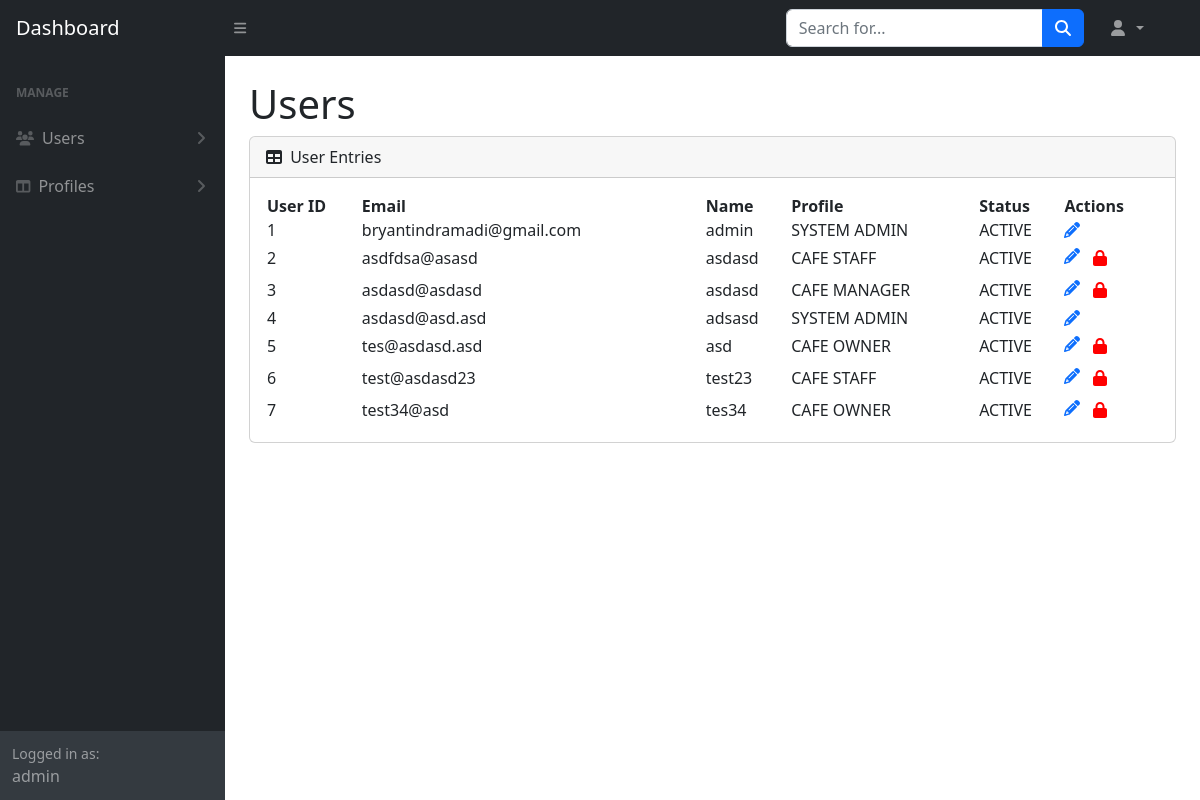
Page /Boundary/ViewUserPage.php (signed in) on the earlier database version.
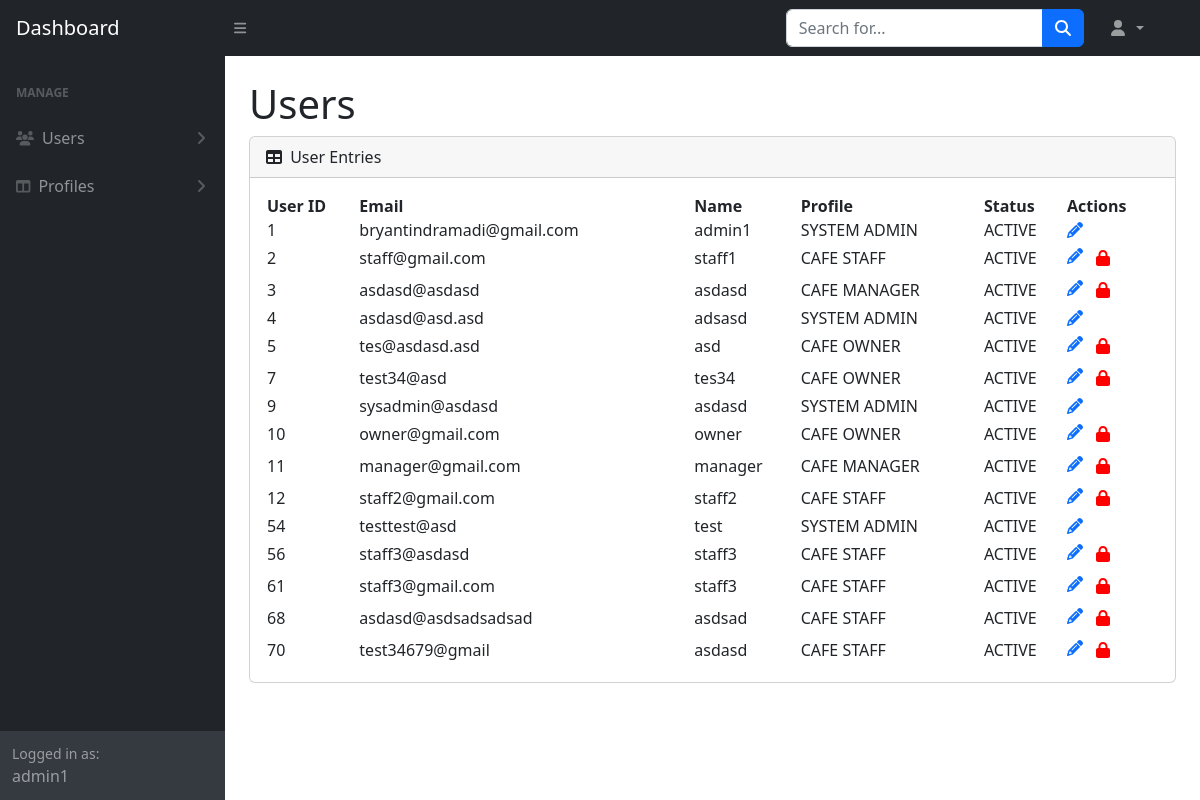
Same page on the later database version.
### tables this page shows
CREATE TABLE `user` (
  `user_id` int(11) NOT NULL,
  `email` varchar(255) NOT NULL,
  `password` varchar(255) NOT NULL,
  `name` varchar(255) NOT NULL,
  `profile_id` int(11) NOT NULL,
  `status` enum('ACTIVE','INACTIVE') NOT NULL
);

CREATE TABLE `profile` (
  `profile_id` int(11) NOT NULL,
  `profile_name` varchar(255) NOT NULL
);

### Entity/User.php (called while the page is built, shortened)
<?php
class User {
    public function getUsers() {
        $DAO = new DAO();
        $connection = $DAO->get_connection();
        $sql = "SELECT `user_id`, `email`, `name`, `profile_name`, `status` FROM `user` LEFT JOIN `profile` ON `user`.`profile_id` = `profile`.`profile_id`";
        return $connection->query($sql);
    }
}
?>

### Controller/SystemAdminViewUserController.php (called while the page is built)
<?php
include_once "../Entity/User.php";
class SystemAdminViewUserController {
    public function getUsers() {
        $user = new User();
        return $user->getUsers();
    }
}
?>

### Boundary/ViewUserPage.php (the view, shortened to what the changed rows need)
<link rel="stylesheet" href="https://cdn.datatables.net/1.13.6/css/jquery.dataTables.min.css">
<link rel="stylesheet" href="https://cdn.jsdelivr.net/npm/sweetalert2@11/dist/sweetalert2.min.css">
<?php
include_once "../Controller/SystemAdminViewUserController.php";
$viewUserController = new SystemAdminViewUserController();
$allUsers = $viewUserController->getUsers();
?>
<body class="sb-nav-fixed">
    <?php
        if($_SESSION['currentProfile'] == "SYSTEM ADMIN") {
            require "SystemAdminNav.php";
        } else if($_SESSION['currentProfile'] == "CAFE OWNER") {
            require "CafeOwnerNav.php";
        }
    ?>
    <div id="layoutSidenav_content">
        <main>
        <div class="container-fluid px-4">
            <h1 class="mt-4">Users</h1>
            <div class="card mb-4">
                <div class="card-body">
                    <table class="cell-border stripe" id="dataTable" width="100%" cellspacing="0">
                        <thead>
                            <tr>
                                <th>User ID</th>
                                <th>Email</th>
                                <th>Name</th>
                                <th>Profile</th>
                                <th>Status</th>
                                <th>Actions</th>
                            </tr>
                        </thead>
                        <tbody>
                            <?php
                            while ($user = $allUsers->fetch_assoc()) {
                                echo "<tr>
                                        <td>{$user['user_id']}</td>
                                        <td>{$user['email']}</td>
                                        <td>{$user['name']}</td>
                                        <td>{$user['profile_name']}</td>
                                        <td>{$user['status']}</td>
                                        <td>
                                            <a href='UpdateUserPage.php?id={$user['user_id']}'><i class='fas fa-pencil-alt'></i></a>";
                                            if (!($_SESSION['currentProfile'] == "SYSTEM ADMIN" && $user['profile_name'] == "SYSTEM ADMIN")) {
                                                if ($user['status'] == 'ACTIVE') {
                                                    echo "<button class='btn' style='color: red' onclick='confirmSuspend({$user['user_id']})'><i class='fas fa-lock'></i></button>";
                                                } else {
                                                    echo "<button class='btn' style='color: green' onclick='confirmReactivate({$user['user_id']})'><i class='fas fa-lock-open'></i></button>";
                                                }
                                            }
                                        echo "</td>";
                                    echo "</tr>";
                            }
                            ?>
                        </tbody>
                    </table>
                </div>
            </div>
        </div>
        </main>
    </div>
</body>

### Boundary/SystemAdminNav.php (shortened to what the changed rows need)
<!DOCTYPE html>
<html lang="en">
<head>
    <link href="assets/css/styles.css" rel="stylesheet" />
</head>
<nav class="sb-topnav navbar navbar-expand navbar-dark bg-dark">
    <a class="navbar-brand ps-3" href="SystemAdminDashboardPage.php">Dashboard</a>
    <button class="btn btn-link btn-sm order-1 order-lg-0 me-4 me-lg-0" id="sidebarToggle" href="#!"><i class="fas fa-bars"></i></button>
    <form class="d-none d-md-inline-block form-inline ms-auto me-0 me-md-3 my-2 my-md-0">
        <div class="input-group">
            <input class="form-control" type="text" placeholder="Search for..." aria-label="Search for..." aria-describedby="btnNavbarSearch" />
            <button class="btn btn-primary" id="btnNavbarSearch" type="button"><i class="fas fa-search"></i></button>
        </div>
    </form>
    <form method="post" class="navbar-nav ms-auto ms-md-0 me-3 me-lg-4">
        <ul class="navbar-nav ms-auto ms-md-0 me-3 me-lg-4">
            <li class="nav-item dropdown">
                <a class="nav-link dropdown-toggle" id="navbarDropdown" href="#" role="button" data-bs-toggle="dropdown" aria-expanded="false">
                    <i class="fas fa-user fa-fw"></i>
                </a>
            </li>
        </ul>
    </form>
</nav>
<div id="layoutSidenav">
    <div id="layoutSidenav_nav">
        <nav class="sb-sidenav accordion sb-sidenav-dark" id="sidenavAccordion">
            <div class="sb-sidenav-menu">
                <div class="nav">
                    <div class="sb-sidenav-menu-heading">Manage</div>
                    <a class="nav-link collapsed" href="#" data-bs-toggle="collapse" data-bs-target="#collapseLayouts" aria-expanded="false" aria-controls="collapseLayouts">
                        <div class="sb-nav-link-icon"><i class="fas fa-users"></i></div>
                        Users
                        <div class="sb-sidenav-collapse-arrow"><i class="fas fa-angle-down"></i></div>
                    </a>
                    <a class="nav-link collapsed" href="#" data-bs-toggle="collapse" data-bs-target="#collapseLayouts2" aria-expanded="false" aria-controls="collapseLayouts">
                        <div class="sb-nav-link-icon"><i class="fas fa-columns"></i></div>
                        Profiles
                        <div class="sb-sidenav-collapse-arrow"><i class="fas fa-angle-down"></i></div>
                    </a>
                </div>
            </div>
            <div class="sb-sidenav-footer">
                <div class="small">Logged in as:</div>
                <?php echo $_SESSION['currentName']; ?>
            </div>
        </nav>
    </div>
</html>

Differences in the rows shown:
removed user: user_id "6", email "test@asdasd23", name "test23", profile.profile_name "CAFE STAFF", status "ACTIVE"
changed user "bryantindramadi@gmail.com": name "admin" → "admin1"
changed user id 2: email "asdfdsa@asasd" → "staff@gmail.com"; name "asdasd" → "staff1"
added user: user_id "9", email "sysadmin@asdasd", name "asdasd", profile.profile_name "SYSTEM ADMIN", status "ACTIVE"
added user: user_id "10", email "owner@gmail.com", name "owner", profile.profile_name "CAFE OWNER", status "ACTIVE"
added user: user_id "11", email "manager@gmail.com", name "manager", profile.profile_name "CAFE MANAGER", status "ACTIVE"
added user: user_id "12", email "staff2@gmail.com", name "staff2", profile.profile_name "CAFE STAFF", status "ACTIVE"
added user: user_id "54", email "testtest@asd", name "test", profile.profile_name "SYSTEM ADMIN", status "ACTIVE"
added user: user_id "56", email "staff3@asdasd", name "staff3", profile.profile_name "CAFE STAFF", status "ACTIVE"
added user: user_id "61", email "staff3@gmail.com", name "staff3", profile.profile_name "CAFE STAFF", status "ACTIVE"
added user: user_id "68", email "asdasd@asdsadsadsad", name "asdsad", profile.profile_name "CAFE STAFF", status "ACTIVE"
added user: user_id "70", email "test34679@gmail", name "asdasd", profile.profile_name "CAFE STAFF", status "ACTIVE"
Other differences:
$_SESSION['currentName']: "admin" → "admin1"
